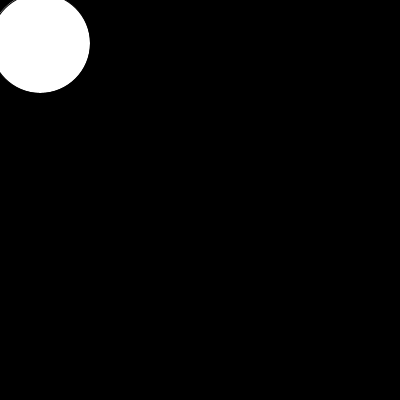
Frame 1 (no input)
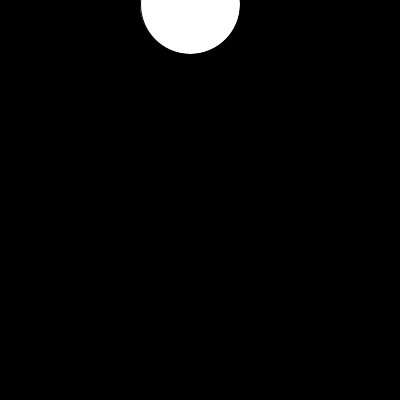
Frame 60 (the mouse pressed at the canvas centre just before this capture)
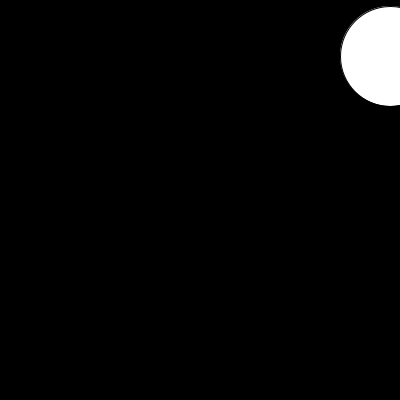
Frame 120 (the mouse held since frame 60 and released just before this capture)

The Processing sketch that drew these frames (run headless with seeded random() and noise(); from frame 60 on, the mouse is pressed at the canvas centre):

// Processing sketch: processing_38920
// ── processing_38920.pde

int x_position = 30;
int y_position = 30;
int countFrame = 0;
int x_direction = 10;
int y_direction = 13;
 
void setup() {
  size(400, 400);
}
 
void draw() {
  background(0);
  x_position = x_position + x_direction;
  y_position = y_position + y_direction;
  ellipse(x_position, y_position, 100, 100);
 
  if (x_position>400) {x_direction = -1*x_direction;}
  if (x_position<0) {x_direction = -1*x_direction;}
  if (y_position>400){y_direction = -1*y_direction;}
  if (y_position<0){y_direction = -1*y_direction;}
}
